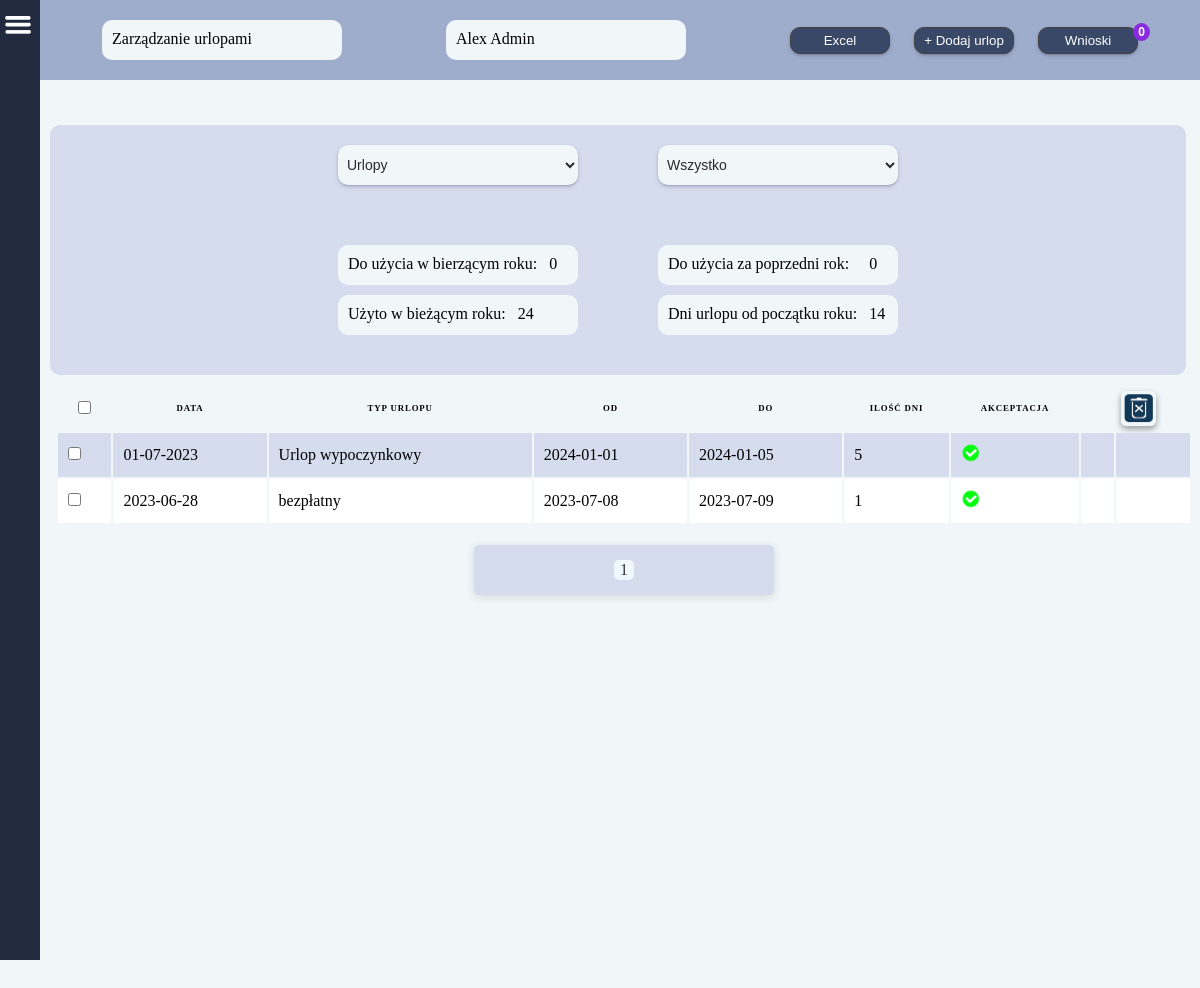
Screenshot of /vacations/1/ (signed in) with the database file from the repository.
### users/models.py (models this page shows, shortened)
class CustomUser(AbstractBaseUser, PermissionsMixin):
    username = models.CharField(
        _('Użytkownik'),
        null=True,
        max_length= 255,
        )
    email = models.EmailField(_("email"), unique=True)
    fp_token = models.CharField(
        null=True,
        max_length=192,
        unique=True,
    )
    birthday = models.CharField(
        _('Data urodzenia'),
        null=True,
        max_length= 55,
        )
    birthplace = models.CharField(
        _('Miejsce urodzenia'),
        null=True,
        max_length= 255,
        )
    workplace = models.CharField(
        _('Miejsce pracy'),
        null=True,
        max_length= 255,
        )
    religion = models.CharField(
        _('Religia'),
        null=True,
        max_length= 255,
        )
    insurance_number = models.CharField(
        _('Numer ubezpieczenia'),
        null=True,
        max_length= 255,
        )
    tax_number = models.CharField(
        _('Numer podatkowy'),
        null=True,
        max_length= 255,
        )
    adress_pl = models.CharField(
        _('Adres w Polsce'),
        null=True,
        max_length= 255,
        )
    adress_de = models.CharField(
        _('Adres w Niemczech'),
        null=True,
        max_length= 255,
        )
    profession = models.CharField(
        _('Zawód'),
        null=True,
        max_length= 255,
        )
    position = models.CharField(
        _('Stanowisko (pracuje w)'),
        null=True,
        max_length= 255,
        )
    internal_tax_number = models.CharField(
        _('Wewnętrzny numer podatkowy'),
        null=True,
        max_length= 255,
        )
    nfz_name = models.CharField(
        _('NFZ - nazwa'),
        null=True,
        max_length= 255,
        )
    nfz_adress = models.CharField(
        _('NFZ - adres'),
        null=True,
        max_length= 255,
        )
    phone_number = models.CharField(
        _('Telefon'),
        null=True,
        max_length= 255,
        )
    bank = models.CharField(
        _('Nazwa banku'),
        null=True,
        max_length= 255,
        )
    bic_swift = models.CharField(
        _('BIC/SWIFT'),
        null=True,
        max_length= 255,
        )
    bank_account = models.CharField(
        _('Konto i właściciel'),
        null=True,
        max_length= 255,
        )
    health_insurance_de = models.CharField(
        _('Ubezpieczenie w Niemczech'),
        null=True,
        max_length= 255,
        )
    health_insurance_de_number = models.CharField(
        _('KK VersNr'),
        null=True,
        max_length= 255,
        )
    shoe_size = models.CharField(
        _('Rozmiar buta'),
        null=True,
        max_length= 255,
        )
    growth = models.CharField(
        _('Wzrost'),
        null=True,
        max_length= 255,
        )
    work_clothes = models.CharField(
        _('Ubranie robocze'),
        null=True,
        max_length= 255,
        )
    rights = models.CharField(
        _('Uprawnienia'),
        null=True,
        max_length= 255,
        )
    payment = models.FloatField(
        _('Stawka za godzinę'),
        default=0
    )
    vacations_days_quantity = models.IntegerField(
        _('Ilość przysługujących dni urlopu'),
        null=True,
    )
    vacations_days_quantity_de = models.IntegerField(
        _('Ilość przysługujących dni urlopu'),
        null=True,
    )
    vacacions_on_demand = models.IntegerField(
        _('Ilość dni urlopu na żądanie'),
        default=4,
    )
    cares_vacations = models.IntegerField(
        _('Ilość dni urlopu opiekuńczego'),
        default=5,
    )
    force_majeure_vacations = models.IntegerField(
        _('Ilość godzin urlopu z powodu siły wyższej'),
        default=16,
    )
    compassionate_vacations = models.IntegerField(
        _('Ilość dni urlopu okolicznościowego'),
        default=2,
    )
    last_year_vacations_days_quantity = models.IntegerField(
        _('Ilość przysługujących dni urlopu za zeszły rok'),
        null=True,
    )
    last_year_vacations_days_quantity_de = models.IntegerField(
        _('Ilość przysługujących dni urlopu za zeszły rok'),
        null=True,
    )
    days_to_use_in_current_year = models.IntegerField(
        _('Do użycia w bieżącym roku'),
        null=True,
    )
    days_to_use_in_current_year_de = models.IntegerField(
        _('Do użycia w bieżącym roku'),
        null=True,
    )
    is_staff = models.BooleanField(default=False)
    is_active = models.BooleanField(default=True)
    date_joined = models.DateTimeField(
        _('Data rejestracji'),
        default=timezone.now,
        )
    USERNAME_FIELD = "email"
    EMAIL_FIELD = "email"
    REQUIRED_FIELDS = []
    objects = CustomUserManager()

### main/models.py (models this page shows, shortened)
class VacationRequest(models.Model):
    v_request = models.ForeignKey(
        Vacations,
        on_delete=models.CASCADE,
    )

class Vacations(models.Model):
    user = models.ForeignKey(
        CustomUser,
        related_name='user',
        on_delete=models.CASCADE,
        null=True,
        )
    year = models.CharField(
        default='0000',
        max_length=4,
        verbose_name='Rok',
    )
    date = models.CharField(
        default='00-00-0000',
        max_length=10,
        verbose_name='Data',
    )
    v_from = models.CharField(
        default='00-00-0000',
        max_length=10,
        verbose_name='Od',
    )
    v_to = models.CharField(
        default='00-00-0000',
        max_length=10,
        verbose_name='Do',
    )
    type = models.CharField(
        null=True,
        max_length=50,
        verbose_name='Typ urlopu',
    )
    actually_days_to_use = models.IntegerField(
        default=0,
        verbose_name='Faktyczny urlop według przepracowanych dni',
    )
    days_used_in_current_year = models.IntegerField(
        default=0,
        verbose_name='Użyto w bieżącym roku',
    )
    days_to_use_in_last_year = models.IntegerField(
        default=0,
        verbose_name='Do użycia w poprzednim roku',
    )
    days_used_in_last_year = models.IntegerField(
        default=0,
        verbose_name='Użyto w poprzednim roku',
    )
    days_planned = models.IntegerField(
        null=True,
        verbose_name='Zaplanowany urlop',
    )
    consideration = models.BooleanField(
        default=False,
        verbose_name='Rozpatrywanie',
    )
    accepted = models.BooleanField(
        default=False,
        verbose_name='Akceptacja',
    )

### main/views.py (the view, shortened to what this page needs)
# urls.py: path('vacations/<pk>/', vacations, name='vacations'),
def vacations(request, pk):
    user = get_object_or_404(CustomUser, id=pk)
    users = CustomUser.objects.all().values('username')
    username_list = [user['username'] for user in users]
    vacations = Vacations.objects.filter(user__id=user.id).order_by('-id')
    years_list = [vacation.v_from[:4] for vacation in vacations]
    paginator = Paginator(vacations, 2)
    page_number = request.GET.get('page')
    page_obj = paginator.get_page(page_number)
    request.session['users'] = username_list
    all_years = Vacations.objects.all()
    all_years_list = [year.v_from[:4] for year in all_years]
    request.session['years'] = sorted(list(set(all_years_list)))
    today = date.today()
    start_of_year = date(today.year, 1, 1)
    days_since_start = (today - start_of_year).days
    current_month = datetime.now().month
    try:
        days_to_use = user.vacations_days_quantity_de / 12 * current_month
        vacations.actually_days_to_use = round(days_to_use)
    except:
        error = 'Twoje dane nie zostały uzupełnione, zwróć się do Administartora.'
        return render(request, 'error.html', {'error': error})
    today = date.today()
    first_day_of_the_year = date(today.year, 1, 1)
    if today == first_day_of_the_year:
        user.last_year_vacations_days_quantity_de = user.days_to_use_in_current_year_de
        user.days_to_use_in_current_year_de = user.vacations_days_quantity_de
        user.save()
    context = {
        'vacations': vacations,
        'user': user,
        'users': username_list,
        'actually_days_to_use': vacations.actually_days_to_use,
        'years_list': set(years_list),
        'days_used_in_current_year': user.vacations_days_quantity_de - user.days_to_use_in_current_year_de,
        'last_year_vacations_used_days_quantity': user.vacations_days_quantity_de - user.last_year_vacations_days_quantity_de,
        'page_obj': page_obj,
    }
    return render(request, 'vacations.html', context)

### main/templates/vacations.html (shortened to what this page needs)
{% extends 'base.html' %}
{% load static %}
{% load vacation_requests %}
    {% block content %}
    <div class="page-container">
            <div class="vacations_filter_cont" id="vacations_filter_cont">
                <p>Zarządzanie urlopami</p>
                <p>{{ user.username }}</p>
                <div>
                    <button class="btn download"><a href="{% url 'vacationsExcelPage' %}">Excel</a></button>
                    <button class="btn"><a class="btn-title" href="{% url 'addVacation' %}">+ Dodaj urlop</a></button>
                    {% if request.user.is_superuser %}
                        <button class="btn download tags_cont_mini"><a href="{% url 'allVacationRequests' %}">
                            Wnioski <span class="header_quantity">{% request_quantity %}</span>
                        </a></button>
                    {% endif %}
                </div>
            </div>
            <div class="vacations_grafic_container">
                <div class="vacations_mini_cont">
                    {% if request.user.is_superuser %}
                        <form method="POST" id="users">
                            <select name="user" class="vacations_input" onchange="submitFormUsers()">
                                <option value="">Urlopy</option>
                            </select>
                        </form>
                    {% else %}
                        <p>{{ user.username }}</p>
                    {% endif %}
                    <form method="POST" id="years">
                        <select name="year" class="vacations_input" onchange="submitFormYears()">
                            <option value="">Wszystko</option>
                        </select>
                    </form>
                </div>
                <div class="vacations_mini_cont">
                    <div>
                        <p>Do użycia w bierzącym roku: &nbsp; {{ user.days_to_use_in_current_year_de }}</p>
                        <p>Użyto w bieżącym roku: &nbsp; {{ days_used_in_current_year }}</p>
                    </div>
                    <div>
                        <p>Do użycia za poprzedni rok: &nbsp; &nbsp; {{ request.user.last_year_vacations_days_quantity_de }}</p>
                        <p>Dni urlopu od początku roku: &nbsp; {{ actually_days_to_use }}</p>
                    </div>
                </div>
            </div>
        <div class="container">
            <table id="table">
                <form method="POST">
                <thead>
                    <tr>
                        <th>
                            <input type="checkbox" onclick="checkAll()">
                        </th>
                        <th>Data</th>
                        <th>Typ urlopu</th>
                        <th>Od</th>
                        <th>Do</th>
                        <th>Ilość dni</th>
                        <th>Akceptacja</th>
                        <th></th>
                        <th>
                            {% if request.user.is_superuser %}
                                <div class="label_img">
                                    <input type="image" src="{% static 'images/delete.png' %}" width="30" height="30">
                                </div>
                            {% endif %}
                        </th>
                    </tr>
                </thead>
                {% for v in page_obj %}
                    <tr>
                        <td>
                            <input id="check" type="checkbox" name="marked" value="{{ v.id }}" >
                        </td>
                        <td data-label="Data">{{ v.date }}</td>
                        <td data-label="Typ urlopu">{{ v.type }}</td>
                        <td data-label="Od">{{ v.v_from }}</td>
                        <td data-label="Do">{{ v.v_to }}</td>
                        <td data-label="Ilość dni">{{ v.days_planned }}</td>
                        {% if  v.accepted is True %}
                            <td data-label="Akceptacja">
                                <img src="{% static 'images/accept.png' %}" width="20" height="20">
                            </td>
                            <td></td>
                            <td></td>
                        {% elif v.accepted is False %}
                            <td data-label="Akceptacja">
                                <img src="{% static 'images/close.png' %}" width="20" height="20">
                            </td>
                            <td></td>
                            <td></td>
                        {% endif %}
                    </tr>
                {% endfor %}
            </form>
            </table>
            <div class="pagination">
                <span class="step-links">
                    <span class="current-page"><p>{{ page_obj.number }}</p></span>
                </span>
            </div>
        </div>
    </div>
    {% endblock %}

### rows the page displays
CustomUser: username "Alex Admin", days_to_use_in_current_year_de "0", user.last_year_vacations_days_quantity_de "0"
VacationRequest: v_request.consideration "0"
Vacations: date "01-07-2023", type "Urlop wypoczynkowy", v_from "2024-01-01", v_to "2024-01-05", days_planned "5", accepted True (drawn)
Vacations: date "2023-06-28", type "bezpłatny", v_from "2023-07-08", v_to "2023-07-09", days_planned "1", accepted True (drawn)

### other values shown
{{ days_used_in_current_year }} "24"
{{ actually_days_to_use }} "14"
{{ page_obj.number }} "1"
